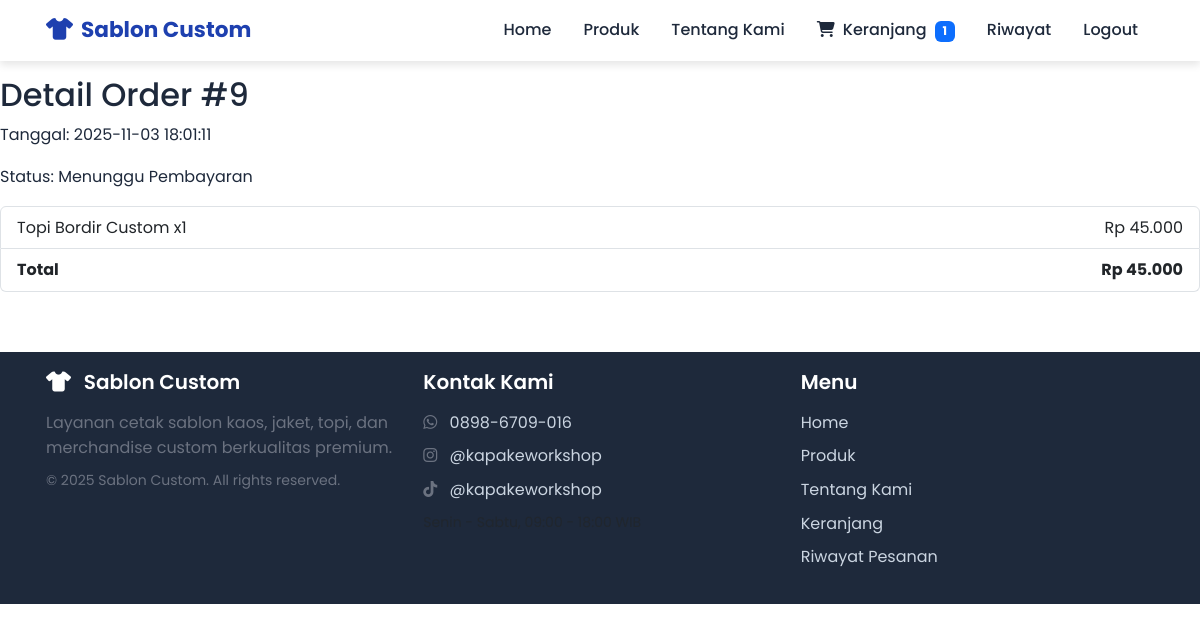
Screenshot of /order_detail.php?id=9 (signed in) with the database file from the repository.
### tables this page shows
CREATE TABLE `orders` (
  `id` int(11) NOT NULL,
  `id_user` int(11) NOT NULL,
  `tanggal` timestamp NOT NULL DEFAULT current_timestamp(),
  `total_harga` decimal(12,2) DEFAULT NULL,
  `metode_pembayaran` enum('Mandiri','BCA','BRI') DEFAULT 'Mandiri',
  `status` enum('Menunggu Pembayaran','Sudah Dibayar','Selesai') DEFAULT 'Menunggu Pembayaran'
);

CREATE TABLE `order_details` (
  `id` int(11) NOT NULL,
  `id_order` int(11) NOT NULL,
  `id_produk` int(11) NOT NULL,
  `quantity` int(11) NOT NULL,
  `harga` decimal(12,2) NOT NULL
);

CREATE TABLE `products` (
  `id` int(11) NOT NULL,
  `nama_produk` varchar(100) NOT NULL,
  `kategori` enum('Kaos Custom','Topi Bordir','Jaket Hoodie','Kemeja Custom') NOT NULL,
  `harga` decimal(12,2) NOT NULL,
  `deskripsi` text DEFAULT NULL,
  `foto` varchar(255) DEFAULT NULL,
  `created_at` timestamp NOT NULL DEFAULT current_timestamp()
);

### includes/functions.php (called while the page is built, shortened)
<?php
function esc($s) {
    return htmlspecialchars($s, ENT_QUOTES, 'UTF-8');
}
function format_rupiah($number) {
    return 'Rp ' . number_format($number, 0, ',', '.');
}
?>

### order_detail.php (the view, shortened to what this page needs)
<?php
require_once __DIR__ . '/includes/functions.php';
require_once __DIR__ . '/includes/header.php';
$id = isset($_GET['id']) ? (int)$_GET['id'] : 0;
$stmt = $conn->prepare("SELECT * FROM orders WHERE id = ? AND id_user = ? LIMIT 1");
$stmt->bind_param('ii', $id, $_SESSION['user_id']);
$stmt->execute();
$order = $stmt->get_result()->fetch_assoc();
$stmt2 = $conn->prepare("SELECT od.*, p.nama_produk FROM order_details od JOIN products p ON od.id_produk = p.id WHERE od.id_order = ?");
$stmt2->bind_param('i', $id);
$stmt2->execute();
$details = $stmt2->get_result()->fetch_all(MYSQLI_ASSOC);
?>
<h2>Detail Order #<?php echo $order['id']; ?></h2>
<p>Tanggal: <?php echo $order['tanggal']; ?></p>
<p>Status: <?php echo esc($order['status']); ?></p>
<ul class="list-group mb-3">
  <?php foreach ($details as $d): ?>
    <li class="list-group-item d-flex justify-content-between">
      <?php echo esc($d['nama_produk']) . ' x' . (int)$d['quantity']; ?>
      <span><?php echo format_rupiah($d['harga'] * $d['quantity']); ?></span>
    </li>
  <?php endforeach; ?>
  <li class="list-group-item d-flex justify-content-between"><strong>Total</strong><strong><?php echo format_rupiah($order['total_harga']); ?></strong></li>
</ul>
<?php require_once __DIR__ . '/includes/footer.php'; ?>

### assets/css/style.css (style rules this page uses)
:root { --primary: #1E40AF; --primary-light: #3B82F6; --secondary: #64748b; --bg-main: #ffffff; --bg-light: #f1f5f9; --text: #1e293b; --text-muted: #64748b; --shadow: 0 4px 8px rgba(0,0,0,0.1); --shadow-hover: 0 8px 20px rgba(30,64,175,0.15); --brand: #3b82f6; --brand-600: #2563eb; --accent: #60a5fa; --muted: #6b7280; --bg: #f8fafc; --card: #ffffff; --soft-border: #e6eefc; --danger: #ef4444; --success: #10b981; --pay: #2563eb; --radius: 12px; }
html, body { height: 100%; scroll-behavior: smooth; }
body { margin:0; padding:0; background: var(--bg-main); font-family: 'Poppins', 'Inter', system-ui, -apple-system, 'Segoe UI', Roboto, sans-serif; color: var(--text); -webkit-font-smoothing:antialiased; -moz-osx-font-smoothing:grayscale; font-size: 16px; line-height: 1.6; }

### rows the page displays
orders: id "9", tanggal "2025-11-03 18:01:11", status "Menunggu Pembayaran", total_harga "Rp 45.000"
order_details: id_produk.nama_produk "Topi Bordir Custom", quantity "1", format_rupiah($d['harga'] * $d['quantity']) "Rp 45.000"

### other values shown
get_cart_count($_SESSION['user_id'] ?? 0) "1"
